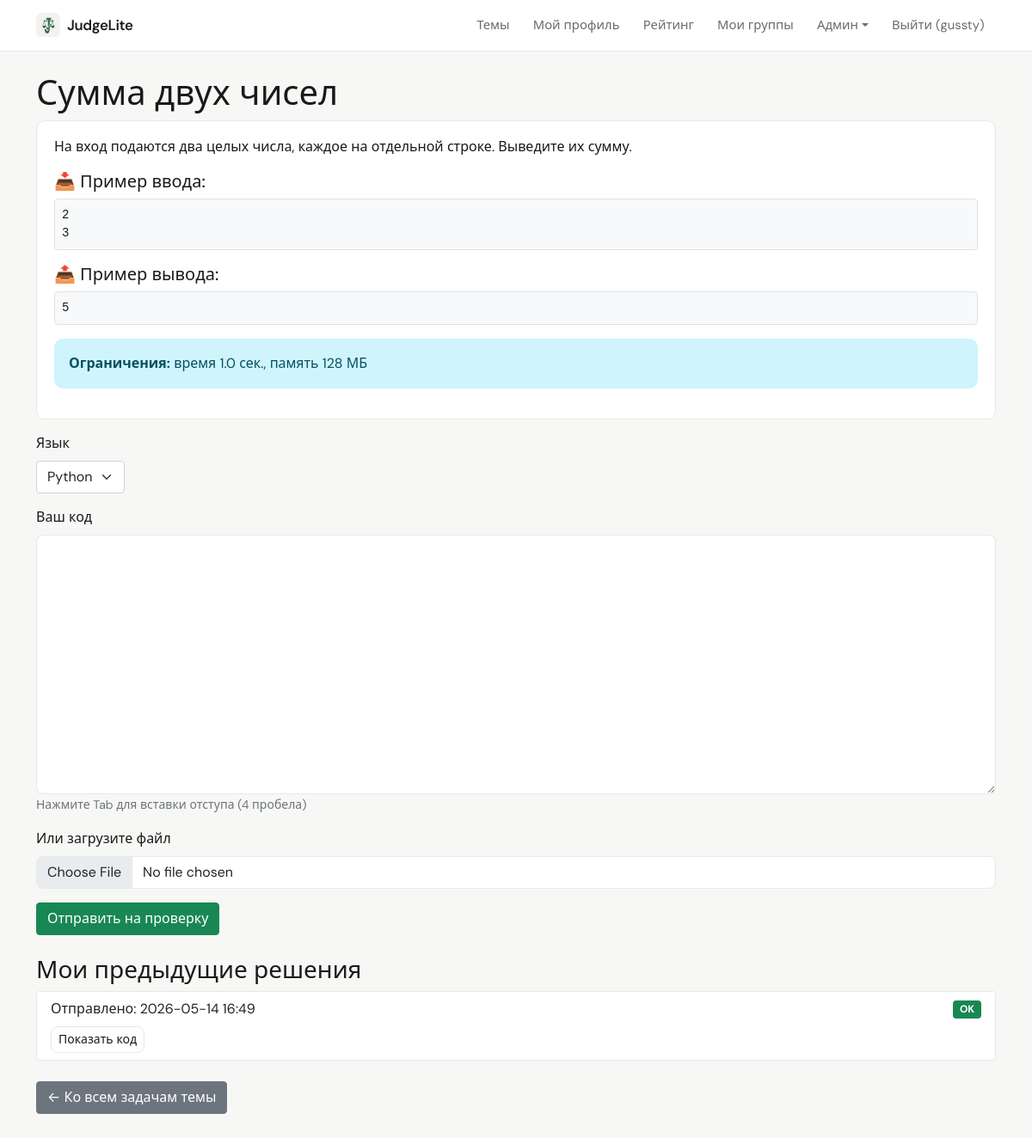
/task/1 (signed in), run on an earlier commit of the app's database.
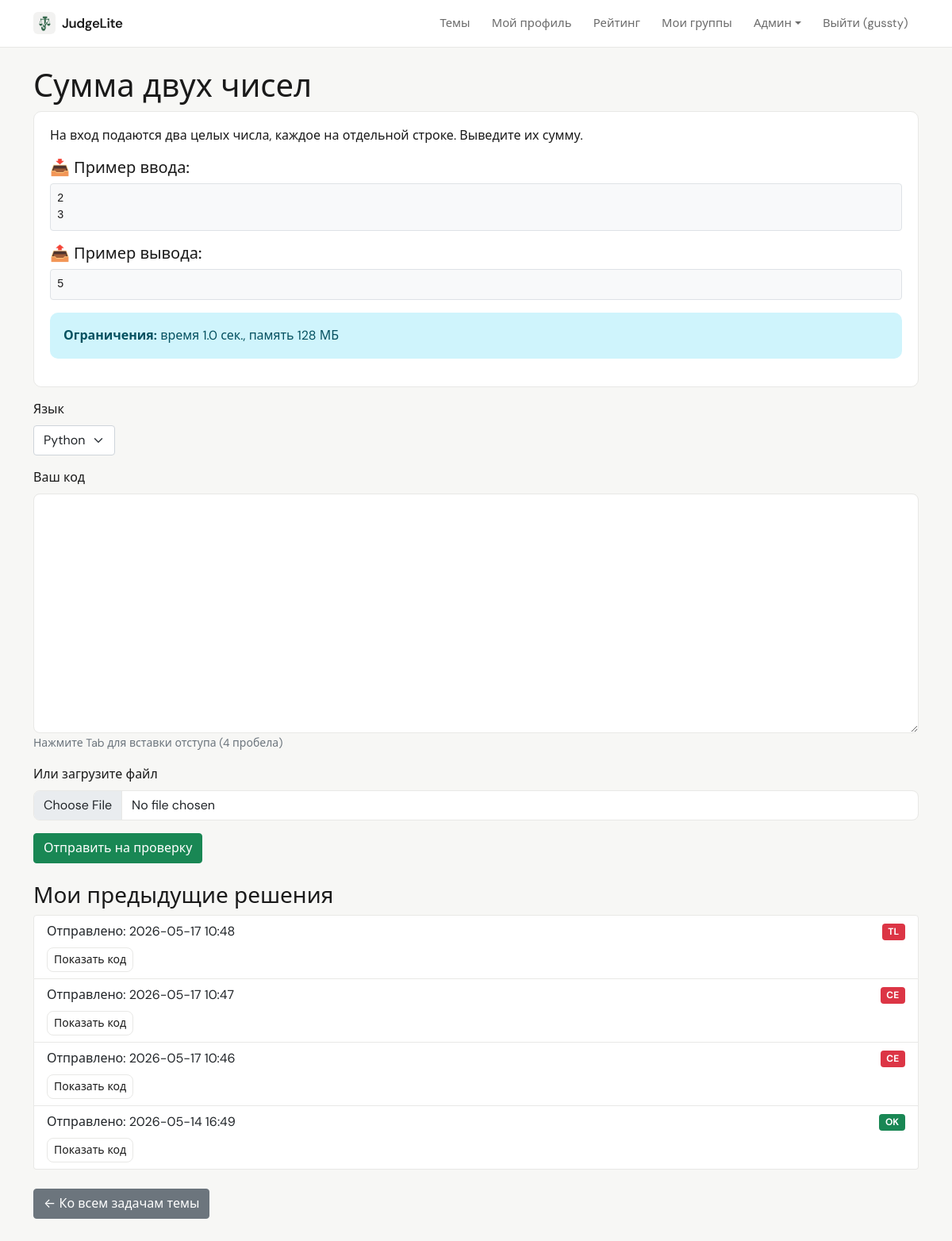
And on a later commit of the database.
### data/users.py (models this page shows, shortened)
class User(SqlAlchemyBase, UserMixin, SerializerMixin):
    __tablename__ = 'users'
    id = sqlalchemy.Column(sqlalchemy.Integer, primary_key=True, autoincrement=True)
    name = sqlalchemy.Column(sqlalchemy.String, nullable=True)
    about = sqlalchemy.Column(sqlalchemy.String, nullable=True)
    email = sqlalchemy.Column(sqlalchemy.String, index=True, unique=True, nullable=True)
    hashed_password = sqlalchemy.Column(sqlalchemy.String, nullable=True)
    created_date = sqlalchemy.Column(sqlalchemy.DateTime, default=datetime.datetime.now)
    is_admin = sqlalchemy.Column(sqlalchemy.Boolean, default=False)
    is_super_admin = sqlalchemy.Column(sqlalchemy.Boolean, default=False)
    avatar_filename = sqlalchemy.Column(sqlalchemy.String, nullable=True)  # новое поле
    submissions = orm.relationship("Submission", back_populates="user")

### data/tasks.py (models this page shows)
class Task(SqlAlchemyBase):
    __tablename__ = 'tasks'
    id = sqlalchemy.Column(sqlalchemy.Integer, primary_key=True, autoincrement=True)
    title = sqlalchemy.Column(sqlalchemy.String, nullable=False)
    description = sqlalchemy.Column(sqlalchemy.Text, nullable=False)
    input_example = sqlalchemy.Column(sqlalchemy.Text, nullable=True)
    output_example = sqlalchemy.Column(sqlalchemy.Text, nullable=True)
    tests_json = sqlalchemy.Column(sqlalchemy.Text, nullable=False)
    time_limit = sqlalchemy.Column(sqlalchemy.Float, default=2.0)
    memory_limit = sqlalchemy.Column(sqlalchemy.Integer, default=128)
    topic_id = sqlalchemy.Column(sqlalchemy.Integer, sqlalchemy.ForeignKey("topics.id"))
    topic = orm.relationship("Topic", back_populates="tasks")
    submissions = orm.relationship("Submission", back_populates="task")

### data/submissions.py (models this page shows)
class Submission(SqlAlchemyBase):
    __tablename__ = 'submissions'
    id = sqlalchemy.Column(sqlalchemy.Integer, primary_key=True, autoincrement=True)
    code = sqlalchemy.Column(sqlalchemy.Text, nullable=False)
    language = sqlalchemy.Column(sqlalchemy.String, default='python')
    status = sqlalchemy.Column(sqlalchemy.String, default='pending')
    details = sqlalchemy.Column(sqlalchemy.Text, nullable=True)
    created_at = sqlalchemy.Column(sqlalchemy.DateTime, default=datetime.datetime.now)
    execution_time = sqlalchemy.Column(sqlalchemy.Float, nullable=True)
    used_memory = sqlalchemy.Column(sqlalchemy.Integer, nullable=True)
    user_id = sqlalchemy.Column(sqlalchemy.Integer, sqlalchemy.ForeignKey("users.id"))
    task_id = sqlalchemy.Column(sqlalchemy.Integer, sqlalchemy.ForeignKey("tasks.id"))
    user = orm.relationship("User", back_populates="submissions")
    task = orm.relationship("Task", back_populates="submissions")

### app.py (the view, shortened to what this page needs)
@app.route('/task/<int:task_id>', methods=['GET', 'POST'])
@login_required
def task_detail(task_id):
    form = SubmissionForm()
    task = None
    with db_session.session_scope() as session:
        task = session.query(Task).get(task_id)
        if not task:
            flash('Задача не найдена', 'danger')
            return redirect(url_for('topics_list'))
        previous_submissions = session.query(Submission).filter(
            Submission.task_id == task_id,
            Submission.user_id == current_user.id
        ).order_by(Submission.created_at.desc()).all()
    temp_code = flask_session.pop('temp_code', None)
    if temp_code:
        form.code.data = temp_code
    return render_template('task_detail.html', task=task, form=form, previous_submissions=previous_submissions)

### forms/task.py
class SubmissionForm(FlaskForm):
    code = TextAreaField('Ваш код', validators=[DataRequired()])
    file = FileField('Или загрузите файл')
    language = SelectField('Язык', choices=[('python', 'Python'), ('cpp', 'C++')], default='python')
    submit = SubmitField('Отправить на проверку')

### app.py (called while the page is built)
@login_manager.user_loader
def load_user(user_id):
    session = db_session.create_session()
    user = session.get(User, int(user_id))
    if user:
        _ = user.is_admin
        _ = user.is_super_admin
    session.close()
    return user

@app.context_processor
def inject_user():
    return dict(current_user=current_user)

### data/db_session.py (called while the page is built)
def create_session() -> Session:
    global __factory
    return __factory()

@contextmanager
def session_scope():
    session = create_session()
    try:
        yield session
        session.commit()
    except Exception:
        session.rollback()
        raise
    finally:
        session.close()

### templates/task_detail.html (shortened to what this page needs)
{% extends "base.html" %}
{% block content %}
<h1>{{ task.title }}</h1>
<div class="card app-card mb-3">
    <div class="card-body">
        <p>{{ task.description|safe }}</p>
        {% if task.input_example %}
            <h5>📥 Пример ввода:</h5>
            <pre class="bg-light p-2 border rounded">{{ task.input_example }}</pre>
        {% endif %}
        {% if task.output_example %}
            <h5>📤 Пример вывода:</h5>
            <pre class="bg-light p-2 border rounded">{{ task.output_example }}</pre>
        {% endif %}
        <div class="alert alert-info">
            <strong>Ограничения:</strong> время {{ task.time_limit }} сек., память {{ task.memory_limit }} МБ
        </div>
    </div>
</div>
<form method="POST" enctype="multipart/form-data">
    <div class="mb-3">
        {{ form.language.label(class="form-label") }}
        {{ form.language(class="form-select", style="width: auto;") }}
    </div>
    <div class="mb-3">
        {{ form.code.label(class="form-label") }}
        {{ form.code(class="form-control font-monospace", rows=12, id="code-editor") }}
        <small class="text-muted">Нажмите Tab для вставки отступа (4 пробела)</small>
    </div>
    <div class="mb-3">
        {{ form.file.label(class="form-label") }}
        {{ form.file(class="form-control") }}
    </div>
    {{ form.submit(class="btn btn-success") }}
</form>
{% if previous_submissions %}
<h3 class="mt-4">Мои предыдущие решения</h3>
<div class="list-group mb-3">
    {% for sub in previous_submissions %}
    <div class="list-group-item">
        <div class="d-flex justify-content-between align-items-center">
            <span>Отправлено: {{ sub.created_at.strftime('%Y-%m-%d %H:%M') }}</span>
            <span class="badge bg-{{ 'success' if sub.status=='OK' else 'danger' if sub.status in ['WA','RE','CE','TL'] else 'secondary' }}">
                {{ sub.status }}
            </span>
        </div>
        <button class="btn btn-sm btn-outline-secondary mt-2" type="button" data-bs-toggle="collapse" data-bs-target="#code-{{ sub.id }}">Показать код</button>
    </div>
    {% endfor %}
</div>
{% endif %}
<a href="{{ url_for('tasks_by_topic', topic_id=task.topic_id) }}" class="btn btn-secondary mt-2">← Ко всем задачам темы</a>
{% endblock %}

### templates/base.html (shortened to what this page needs)
<!doctype html>
<html lang="ru">
<head>
    <link href="https://cdn.jsdelivr.net/npm/bootstrap@5.0.2/dist/css/bootstrap.min.css" rel="stylesheet">
    <link href="{{ url_for('static', filename='app.css') }}" rel="stylesheet">
</head>
<body class="app-body {% block body_class %}{% endblock %}">
    <nav class="navbar navbar-expand-lg app-navbar">
        <div class="container">
            <a class="navbar-brand d-flex align-items-center gap-2" href="{{ url_for('index') }}">
                <img src="{{ url_for('static', filename='judgelite-mark.png') }}" alt="" class="app-brand-mark" width="28" height="28">
                <span>JudgeLite</span>
            </a>
            <div class="collapse navbar-collapse" id="navbarNav">
                <ul class="navbar-nav ms-auto">
                    <li class="nav-item"><a class="nav-link" href="{{ url_for('topics_list') }}">Темы</a></li>
                    {% if current_user.is_authenticated %}
                        <li class="nav-item"><a class="nav-link" href="{{ url_for('profile') }}">Мой профиль</a></li>
                        <li class="nav-item"><a class="nav-link" href="{{ url_for('rating') }}">Рейтинг</a></li>
                        <li class="nav-item"><a class="nav-link" href="{{ url_for('my_groups') }}">Мои группы</a></li>
                        {% if current_user.is_admin %}
                            <li class="nav-item dropdown">
                                <a class="nav-link dropdown-toggle" href="#" id="adminDropdown" role="button" data-bs-toggle="dropdown">Админ</a>
                            </li>
                        {% endif %}
                        <li class="nav-item"><a class="nav-link" href="{{ url_for('logout') }}">Выйти ({{ current_user.name }})</a></li>
                    {% else %}
                        <li class="nav-item"><a class="nav-link" href="{{ url_for('login') }}">Войти</a></li>
                        <li class="nav-item"><a class="nav-link" href="{{ url_for('register') }}">Регистрация</a></li>
                    {% endif %}
                </ul>
            </div>
        </div>
    </nav>
    <div class="container mt-4" style="padding-bottom: 80px;">
        {% block content %}{% endblock %}
    </div>
</body>
</html>

### static/app.css (style rules this page uses)
:root { --app-bg: #f7f7f5; --app-surface: #ffffff; --app-text: #1a1a1a; --app-muted: #6b6b6b; --app-border: #e8e8e6; --app-accent: #2d6a4f; --app-accent-hover: #1b4332; --app-radius: 10px; --app-font: "DM Sans", system-ui, -apple-system, "Segoe UI", Roboto, sans-serif; --chart-grid: rgba(0, 0, 0, 0.06); --chart-muted: #6b6b6b; --chart-donut-border: #ffffff; }
.app-brand-mark { border-radius: 6px; flex-shrink: 0; }
.app-body { font-family: var(--app-font); background-color: var(--app-bg); color: var(--app-text); min-height: 100vh; -webkit-font-smoothing: antialiased; }
.app-body .container.mt-4 { padding-bottom: 5rem !important; }
.app-navbar { background: var(--app-surface) !important; border-bottom: 1px solid var(--app-border) !important; padding-top: 0.65rem; padding-bottom: 0.65rem; }
.app-navbar .navbar-brand { font-weight: 600; letter-spacing: -0.02em; color: var(--app-text) !important; font-size: 1.05rem; }
.app-navbar .nav-link { color: var(--app-muted) !important; font-size: 0.925rem; padding: 0.5rem 0.85rem !important; border-radius: 6px; transition: color 0.15s ease, background 0.15s ease; }
.app-card { background: var(--app-surface); border: 1px solid var(--app-border); border-radius: var(--app-radius); box-shadow: none; }
.app-card .card-body { padding: 1.15rem 1.25rem; }
.app-body .btn-outline-secondary { border-radius: 8px; border-color: var(--app-border); color: var(--app-text); }
.app-body .form-control { border-radius: 8px; border-color: var(--app-border); }
.app-body .alert { border-radius: var(--app-radius); border: 1px solid transparent; }
.app-body .list-group-item { border-color: var(--app-border); }
.app-body .card { border: 1px solid var(--app-border); border-radius: var(--app-radius); box-shadow: none; }

What changed in the data, as far as the page shows it:
added Submission: created_at "2026-05-17 10:48", status "TL"
added Submission: created_at "2026-05-17 10:47", status "CE"
added Submission: created_at "2026-05-17 10:46", status "CE"
